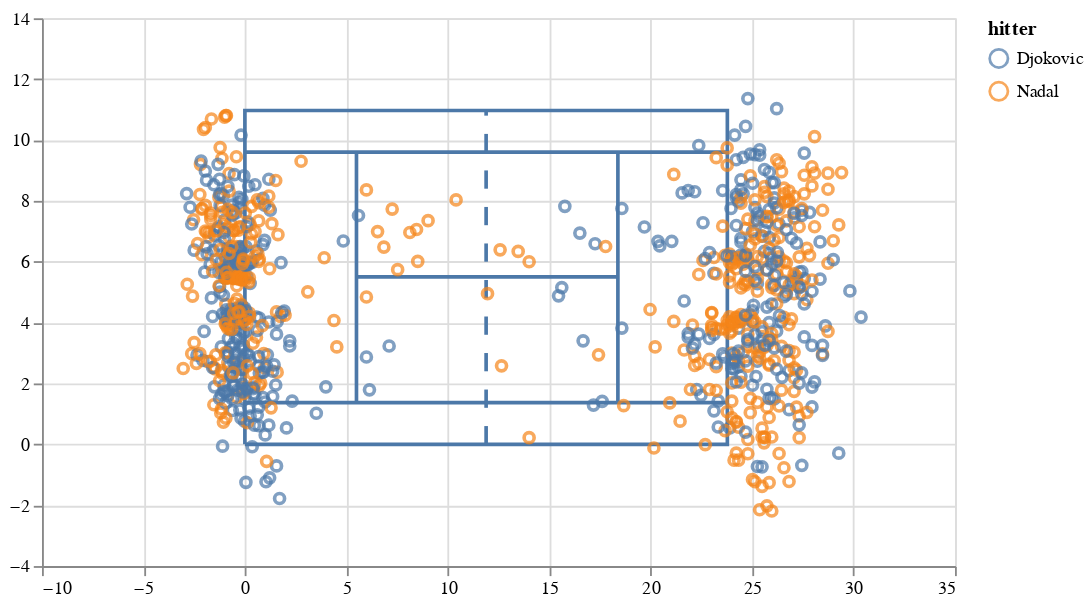

Source (notebook cell):
### Code cell
court + points_plot

### Figure 1 — Vega-Lite specification as saved in the notebook (floating-point values rounded to 4 significant figures; data arrays with more than 128 entries replaced by an {"elided": "..."} marker saying what was removed)
{"config": {"view": {"continuousWidth": 400, "continuousHeight": 300}}, "layer": [{"data": {"name": "data-ce27f3aa794d6d644dd2868ce4628bd6"}, "mark": "line", "encoding": {"order": {"type": "quantitative", "field": "order"}, "x": {"type": "quantitative", "field": "x", "title": null}, "y": {"type": "quantitative", "field": "y", "title": null}}, "width": 500}, {"data": {"name": "data-b2af84a32190dd8c28170de76900bcda"}, "mark": "line", "encoding": {"order": {"type": "quantitative", "field": "order"}, "x": {"type": "quantitative", "field": "x", "title": null}, "y": {"type": "quantitative", "field": "y", "title": null}}, "width": 500}, {"data": {"name": "data-4797c0e744b0a9ac817bc1253269f191"}, "mark": "line", "encoding": {"order": {"type": "quantitative", "field": "order"}, "x": {"type": "quantitative", "field": "x", "title": null}, "y": {"type": "quantitative", "field": "y", "title": null}}, "width": 500}, {"data": {"name": "data-c7f556b3023ba28f4541479c1c31284f"}, "mark": "line", "encoding": {"order": {"type": "quantitative", "field": "order"}, "x": {"type": "quantitative", "field": "x", "title": null}, "y": {"type": "quantitative", "field": "y", "title": null}}, "width": 500}, {"data": {"name": "data-a3fc29de1d914850e8722e53400f185f"}, "mark": {"type": "line", "strokeDash": [10, 10]}, "encoding": {"x": {"type": "quantitative", "field": "x", "title": null}, "y": {"type": "quantitative", "field": "y", "title": null}}, "width": 500}, {"data": {"name": "data-dd33db1ae2ba289717499e09d234da10"}, "mark": "point", "encoding": {"color": {"type": "nominal", "field": "hitter"}, "x": {"type": "quantitative", "field": "hitter_y", "scale": {"domain": [-10, 34]}, "title": null}, "y": {"type": "quantitative", "field": "hitter_x", "scale": {"domain": [-4, 13.97]}, "title": null}}}], "$schema": "https://vega.github.io/schema/vega-lite/v4.0.0.json", "datasets": {"data-ce27f3aa794d6d644dd2868ce4628bd6": [{"x": 0.0, "y": 0.0, "order": 1}, {"x": 0.0, "y": 10.97, "order": 2}, {"x": 23.78, "y": 10.97, "order": 3}, {"x": 23.78, "y": 0.0, "order": 4}, {"x": 0.0, "y": 0.0, "order": 5}], "data-b2af84a32190dd8c28170de76900bcda": [{"x": 5.5, "y": 1.37, "order": 1}, {"x": 5.5, "y": 9.6, "order": 2}, {"x": 5.5, "y": 5.5, "order": 3}, {"x": 18.39, "y": 5.5, "order": 4}, {"x": 18.39, "y": 1.37, "order": 5}, {"x": 18.39, "y": 9.6, "order": 6}], "data-4797c0e744b0a9ac817bc1253269f191": [{"x": 23.78, "y": 1.37, "order": 1}, {"x": 0.0, "y": 1.37, "order": 2}], "data-c7f556b3023ba28f4541479c1c31284f": [{"x": 23.78, "y": 9.6, "order": 1}, {"x": 0.0, "y": 9.6, "order": 2}], "data-a3fc29de1d914850e8722e53400f185f": [{"x": 11.89, "y": 0.0}, {"x": 11.89, "y": 10.97}], "data-dd33db1ae2ba289717499e09d234da10": {"elided": "865 records"}}}
